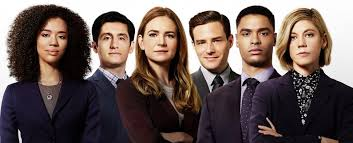
#> input picture test.jpg, 353 x 143 px
$ python benchmark.py 3
#> lines starting #> are read from the running program, lines starting #| are printed output that depends on the picture
#!/usr/bin/env python3

import cv2
import time
import sys

def benchmark(num_times):
    """
    call face_cascade.detectMultiScale 'num_times' number of times
    and return the execution time
    """
#> called with num_times = 3
    start = time.clock_gettime(time.CLOCK_REALTIME)
    # Vcituvanje
    face_cascade = cv2.CascadeClassifier('haarcascade_frontalface_default.xml')

    # Citanje na vlezna slika
    img = cv2.imread('test.jpg')
#> img is the input picture: shape (143, 353, 3); mean B, G, R 86.9, 90.7, 106

    # konvertiranje na slikata vo siva skala
    gray = cv2.cvtColor(img, cv2.COLOR_BGR2GRAY)
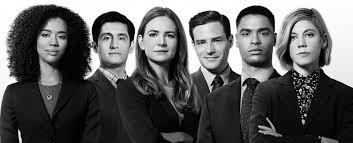
#> gray: shape (143, 353); min 0, max 255, mean 94.9


    overhead_time = time.clock_gettime(time.CLOCK_REALTIME) - start

    start = time.clock_gettime(time.CLOCK_REALTIME)
    # Naoganje lice
    for i in range(0,num_times):
        faces = face_cascade.detectMultiScale(gray, 1.1, 4)

    face_detect_time = time.clock_gettime(time.CLOCK_REALTIME) - start

    return (overhead_time,face_detect_time)

if __name__ == '__main__':
    import sys

    num_times = int(sys.argv[1])
    (overhead_time,face_detect_time) = benchmark(num_times)
    print("overhead_time to load classifier and image -> %f seconds" % overhead_time)
    print("time to do %d face detections -> %f seconds" % (num_times,face_detect_time))
